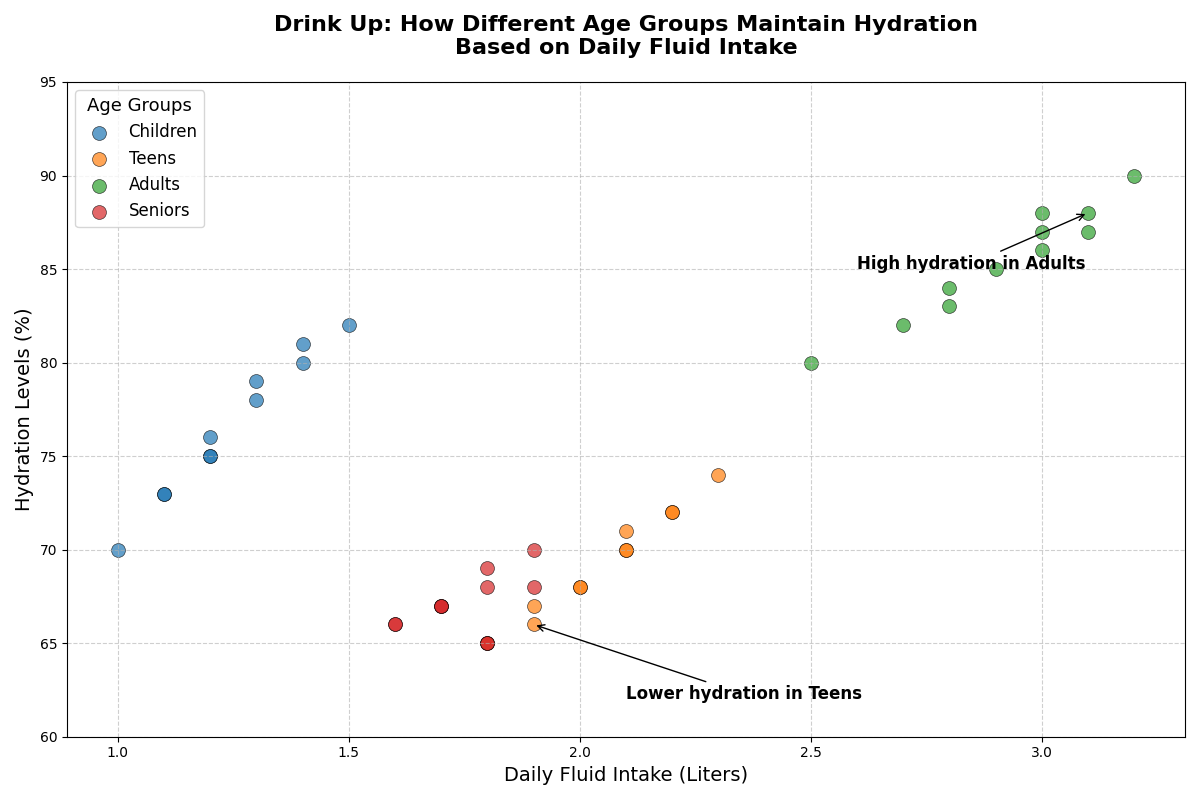

This figure's Python source:
import matplotlib.pyplot as plt
import numpy as np

# Backstory:
# This plot visualizes the relationship between daily fluid intake and hydration levels among different age groups. 
# The study was conducted to understand how different age groups maintain hydration based on their daily fluid consumption.

# Creating artificial data based on the backstory
age_groups = ['Children', 'Teens', 'Adults', 'Seniors']
daily_fluid_intake_liters = {
    'Children': [1.0, 1.2, 1.1, 1.4, 1.3, 1.2, 1.1, 1.5, 1.2, 1.3, 1.4],
    'Teens': [1.8, 2.0, 1.9, 2.1, 2.2, 2.1, 2.3, 1.9, 2.0, 2.1, 2.2],
    'Adults': [2.5, 2.8, 2.7, 2.9, 3.0, 3.1, 3.0, 3.2, 2.8, 3.1, 3.0],
    'Seniors': [1.8, 1.9, 1.7, 1.6, 1.8, 1.7, 1.9, 1.8, 1.6, 1.7, 1.8]
}
hydration_levels = {
    'Children': [70, 75, 73, 80, 78, 75, 73, 82, 76, 79, 81],
    'Teens': [65, 68, 67, 70, 72, 71, 74, 66, 68, 70, 72],
    'Adults': [80, 83, 82, 85, 87, 88, 86, 90, 84, 87, 88],
    'Seniors': [65, 68, 67, 66, 65, 67, 70, 68, 66, 67, 69]
}

# Colors for different age groups
colors = ['tab:blue', 'tab:orange', 'tab:green', 'tab:red']

# Create the scatter plot
fig, ax = plt.subplots(figsize=(12, 8))

# Plot data for each age group
for age_group, color in zip(age_groups, colors):
    fluid_intake = daily_fluid_intake_liters[age_group]
    hydration = hydration_levels[age_group]
    ax.scatter(fluid_intake, hydration, color=color, alpha=0.7, edgecolors='black', linewidth=0.5, s=100, label=age_group)

# Title and labels
plt.title("Drink Up: How Different Age Groups Maintain Hydration\nBased on Daily Fluid Intake", fontsize=16, fontweight='bold', pad=20)
plt.xlabel("Daily Fluid Intake (Liters)", fontsize=14)
plt.ylabel("Hydration Levels (%)", fontsize=14)

# Customize ticks for better clarity
plt.xticks(np.arange(1.0, 3.5, 0.5))
plt.yticks(np.arange(60, 100, 5))

# Add grid for better readability
plt.grid(True, linestyle='--', alpha=0.6)

# Legends
plt.legend(title="Age Groups", fontsize=12, title_fontsize='13')

# Annotate specific observations
plt.annotate('High hydration in Adults', xy=(3.1, 88), xytext=(2.6, 85),
             arrowprops=dict(facecolor='black', arrowstyle='->'), fontsize=12, color='black', fontweight='bold')

plt.annotate('Lower hydration in Teens', xy=(1.9, 66), xytext=(2.1, 62),
             arrowprops=dict(facecolor='black', arrowstyle='->'), fontsize=12, color='black', fontweight='bold')

# Automatically adjust the layout to prevent overlapping
plt.tight_layout()

# Display the plot
plt.show()
